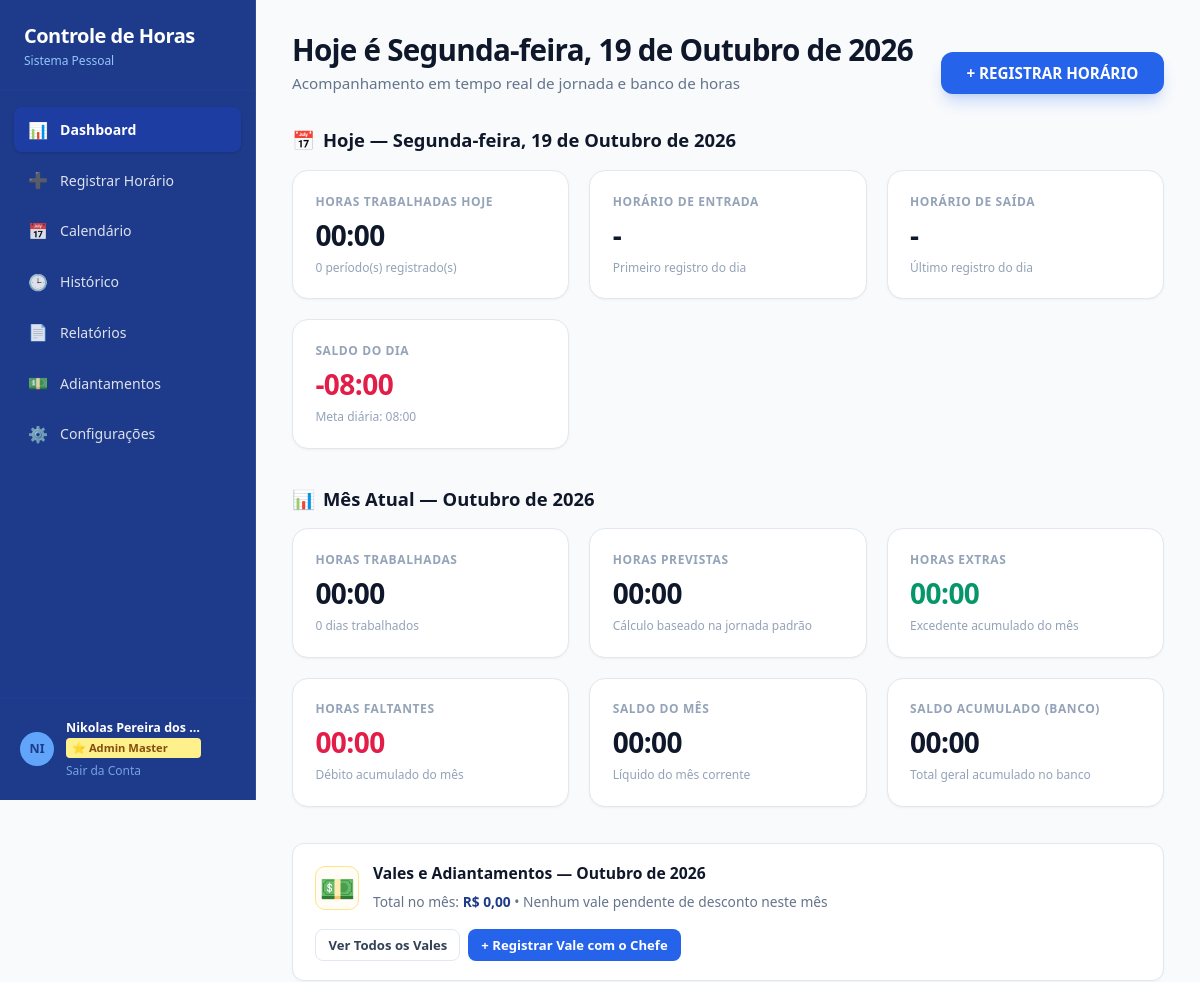
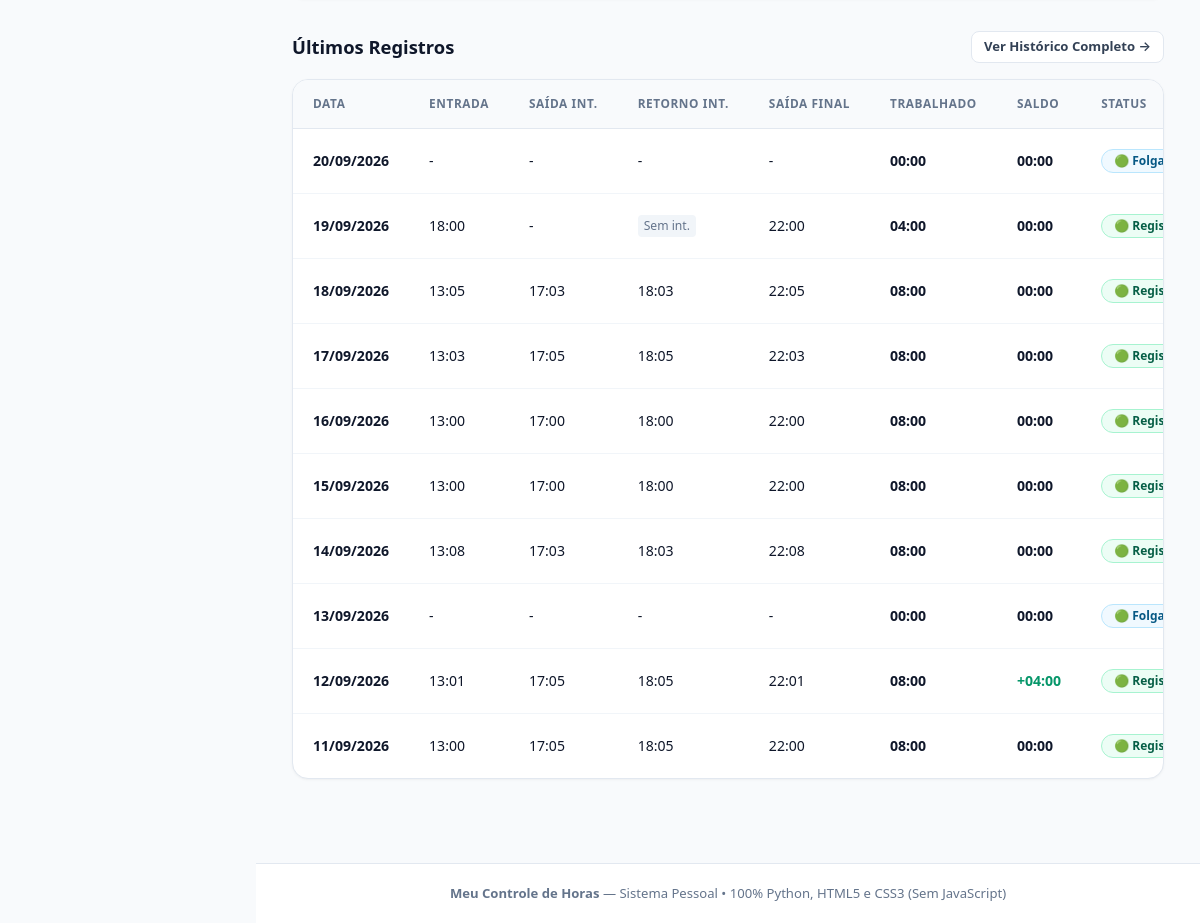
/dashboard (signed in), run on the app's committed database (2 pictures, top to bottom).
### tables this page shows
CREATE TABLE work_days (
        id INTEGER PRIMARY KEY AUTOINCREMENT,
        user_id INTEGER NOT NULL,
        date TEXT NOT NULL,
        day_type TEXT DEFAULT 'trabalho',
        observation TEXT,
        created_at TIMESTAMP DEFAULT CURRENT_TIMESTAMP,
        updated_at TIMESTAMP DEFAULT CURRENT_TIMESTAMP, overtime_paid INTEGER DEFAULT 0,
        UNIQUE(user_id, date),
        FOREIGN KEY (user_id) REFERENCES users(id) ON DELETE CASCADE
    );

CREATE TABLE work_periods (
        id INTEGER PRIMARY KEY AUTOINCREMENT,
        work_day_id INTEGER NOT NULL,
        period_order INTEGER NOT NULL DEFAULT 1,
        start_time TEXT NOT NULL,
        end_time TEXT NOT NULL,
        FOREIGN KEY (work_day_id) REFERENCES work_days(id) ON DELETE CASCADE
    );

### app.py (the view)
@app.route('/dashboard')
@login_required
def dashboard():
    user_id = session['user_id']
    now = datetime.now()
    today_str = now.strftime('%Y-%m-%d')
    today_display = f"{WEEKDAY_NAMES_PT[now.weekday()]}, {now.day:02d} de {MONTH_NAMES_PT[now.month]} de {now.year}"
    current_month_display = f"{MONTH_NAMES_PT[now.month]} de {now.year}"
    today_days, settings = get_days_data_in_range(user_id, today_str, today_str)
    if today_days:
        today_metrics = today_days[0]
    else:
        today_metrics = calculate_day_metrics([], settings.get('daily_hours_minutes', 480), 'trabalho', settings.get('tolerance_minutes', 10))
    start_of_month = f"{now.year}-{now.month:02d}-01"
    _, last_day_num = calendar.monthrange(now.year, now.month)
    end_of_month = f"{now.year}-{now.month:02d}-{last_day_num:02d}"
    month_summary = generate_report_summary(user_id, start_of_month, end_of_month)
    cumulative_bank_mins, cumulative_bank_str = get_cumulative_bank_balance(user_id)
    conn = get_db()
    cursor = conn.cursor()
    cursor.execute("""
        SELECT wd.id, wd.date, wd.day_type, wd.observation
        FROM work_days wd
        WHERE wd.user_id = ?
        ORDER BY wd.date DESC
        LIMIT 10
    """, (user_id,))
    recent_rows = cursor.fetchall()
    conn.close()
    recent_days = []
    for r in recent_rows:
        d_date = r['date']
        d_days, _ = get_days_data_in_range(user_id, d_date, d_date)
        if d_days:
            item = d_days[0]
            parts = item['date'].split('-')
            item['date_fmt'] = f"{parts[2]}/{parts[1]}/{parts[0]}"
            periods = item.get('periods', [])
            item['first_in'] = periods[0]['start_time'] if len(periods) > 0 else '-'
            item['break_out'] = periods[0]['end_time'] if len(periods) > 1 else ('Sem int.' if len(periods) == 1 else '-')
            item['break_in'] = periods[1]['start_time'] if len(periods) > 1 else ('Sem int.' if len(periods) == 1 else '-')
            item['last_out'] = periods[-1]['end_time'] if len(periods) > 0 else '-'
            recent_days.append(item)
    bank_breakdown = get_bank_debit_breakdown(user_id)
    curr_month_ref = f"{now.year}-{now.month:02d}"
    conn = get_db()
    cursor = conn.cursor()
    cursor.execute("""
        SELECT
            COALESCE(SUM(amount), 0) as total,
            COALESCE(SUM(CASE WHEN status = 'pendente' THEN amount ELSE 0 END), 0) as total_pendente,
            COALESCE(SUM(CASE WHEN status = 'pendente' THEN 1 ELSE 0 END), 0) as count_pendente,
            COUNT(*) as total_count
        FROM advances
        WHERE user_id = ? AND (reference_month = ? OR (reference_month IS NULL AND strftime('%Y-%m', date) = ?))
    """, (user_id, curr_month_ref, curr_month_ref))
    adv_row = cursor.fetchone()
    conn.close()
    adv_summary = {
        'month_total_val': float(adv_row['total'] or 0.0) if adv_row else 0.0,
        'month_total_fmt': format_currency_brl(adv_row['total'] if adv_row else 0.0),
        'month_pending_val': float(adv_row['total_pendente'] or 0.0) if adv_row else 0.0,
        'month_pending_fmt': format_currency_brl(adv_row['total_pendente'] if adv_row else 0.0),
        'month_pending_count': int(adv_row['count_pendente'] or 0) if adv_row else 0,
        'month_count': int(adv_row['total_count'] or 0) if adv_row else 0
    }
    return render_template(
        'dashboard.html',
        active_page='dashboard',
        today_str=today_str,
        today_display=today_display,
        current_month_display=current_month_display,
        today_metrics=today_metrics,
        month_summary=month_summary,
        cumulative_bank_mins=cumulative_bank_mins,
        cumulative_bank_str=cumulative_bank_str,
        bank_breakdown=bank_breakdown,
        recent_days=recent_days,
        adv_summary=adv_summary
    )

### templates/dashboard.html (shortened to what this page needs)
{% extends "base.html" %}
{% block content %}
<header class="dashboard-top-header">
  <div class="dashboard-title-group">
    <h2 class="dashboard-title">Hoje é {{ today_display }}</h2>
    <p class="dashboard-subtitle">Acompanhamento em tempo real de jornada e banco de horas</p>
  </div>
  <a href="{{ url_for('register_time') }}" class="btn btn-hero" id="btn-hero-register">
    + REGISTRAR HORÁRIO
  </a>
</header>
<section class="dashboard-section">
  <div class="section-title" style="display: flex; justify-content: space-between; align-items: center; flex-wrap: wrap; gap: 0.5rem;">
    <div style="display: flex; align-items: center; gap: 0.5rem;">
      <span>📅</span>
      <span>Hoje — {{ today_display }}</span>
    </div>
  </div>
  <div class="stats-grid">
    <div class="stat-card" id="card-today-worked">
      <div class="stat-label">Horas Trabalhadas Hoje</div>
      <div class="stat-value">{{ today_metrics.total_worked_str }}</div>
      <div class="stat-subtext">{{ today_metrics.periods_count }} período(s) registrado(s)</div>
    </div>
    <div class="stat-card" id="card-today-in">
      <div class="stat-label">Horário de Entrada</div>
      <div class="stat-value">{{ today_metrics.first_in }}</div>
      <div class="stat-subtext">Primeiro registro do dia</div>
    </div>
    <div class="stat-card" id="card-today-out">
      <div class="stat-label">Horário de Saída</div>
      <div class="stat-value">
        {% if today_metrics.is_in_progress %}
          <span style="font-size: 1.15rem; color: #d97706; font-weight: 700;">⏳ Em aberto</span>
        {% else %}
          {{ today_metrics.last_out }}
        {% endif %}
      </div>
      <div class="stat-subtext">
        {% if today_metrics.is_in_progress %}
          Trabalho em curso
        {% else %}
          Último registro do dia
        {% endif %}
      </div>
    </div>
    <div class="stat-card" id="card-today-balance">
      <div class="stat-label">Saldo do Dia</div>
      <div class="stat-value {% if today_metrics.is_in_progress %}text-neutral{% elif '+' in today_metrics.balance_str %}text-positive{% elif '-' in today_metrics.balance_str %}text-negative{% else %}text-neutral{% endif %}">
        {% if today_metrics.is_in_progress %}
          <span style="font-size: 1.15rem; color: #d97706; font-weight: 700;">⏳ Em aberto</span>
        {% else %}
          {{ today_metrics.balance_str }}
        {% endif %}
      </div>
      <div class="stat-subtext">
        {% if today_metrics.is_in_progress %}
          Falta cumprir {{ today_metrics.missing_str }} para a meta
        {% else %}
          Meta diária: {{ today_metrics.expected_str }}
        {% endif %}
      </div>
    </div>
  </div>
</section>
<section class="dashboard-section">
  <div class="section-title">
    <span>📊</span>
    <span>Mês Atual — {{ current_month_display }}</span>
  </div>
  <div class="stats-grid">
    <div class="stat-card" id="card-month-worked">
      <div class="stat-label">Horas Trabalhadas</div>
      <div class="stat-value">{{ month_summary.total_worked_str }}</div>
      <div class="stat-subtext">{{ month_summary.worked_days_count }} dias trabalhados</div>
    </div>
    <div class="stat-card" id="card-month-expected">
      <div class="stat-label">Horas Previstas</div>
      <div class="stat-value">{{ month_summary.total_expected_str }}</div>
      <div class="stat-subtext">Cálculo baseado na jornada padrão</div>
    </div>
    <div class="stat-card" id="card-month-overtime">
      <div class="stat-label">Horas Extras</div>
      <div class="stat-value text-positive">{{ month_summary.total_overtime_str }}</div>
      <div class="stat-subtext">Excedente acumulado do mês</div>
    </div>
    <div class="stat-card" id="card-month-missing">
      <div class="stat-label">Horas Faltantes</div>
      <div class="stat-value text-negative">{{ month_summary.total_missing_str }}</div>
      <div class="stat-subtext">Débito acumulado do mês</div>
    </div>
    <div class="stat-card" id="card-month-balance">
      <div class="stat-label">Saldo do Mês</div>
      <div class="stat-value {% if '+' in month_summary.total_balance_str %}text-positive{% elif '-' in month_summary.total_balance_str %}text-negative{% else %}text-neutral{% endif %}">
        {{ month_summary.total_balance_str }}
      </div>
      <div class="stat-subtext">Líquido do mês corrente</div>
    </div>
    <div class="stat-card" id="card-cumulative-bank" {% if cumulative_bank_mins < 0 %}style="border-color: #fca5a5; background: #fff5f5;"{% endif %}>
      <div class="stat-label">Saldo Acumulado (Banco)</div>
      <div class="stat-value {% if '+' in cumulative_bank_str %}text-positive{% elif '-' in cumulative_bank_str %}text-negative{% else %}text-neutral{% endif %}">
        {{ cumulative_bank_str }}
      </div>
      <div class="stat-subtext">
        {% if cumulative_bank_mins < 0 %}
          <span style="color: #dc2626; font-weight: 700;">⚠️ Débito ativo a pagar (acumulado entre meses)</span>
        {% else %}
          Total geral acumulado no banco
        {% endif %}
      </div>
    </div>
  </div>
</section>
<section class="dashboard-section" style="margin-bottom: 2rem;">
  <div style="background: #ffffff; border: 1px solid var(--border-color); border-radius: 12px; padding: 1.15rem 1.4rem; display: flex; justify-content: space-between; align-items: center; flex-wrap: wrap; gap: 1rem; box-shadow: 0 1px 3px rgba(0,0,0,0.04);">
    <div style="display: flex; align-items: center; gap: 0.85rem;">
      <div style="font-size: 1.8rem; background: #fffdf5; border: 1px solid #fde68a; width: 44px; height: 44px; border-radius: 10px; display: flex; align-items: center; justify-content: center;">
        💵
      </div>
      <div>
        <h4 style="font-size: 0.98rem; font-weight: 800; color: var(--text-main); margin-bottom: 0.2rem;">
          Vales e Adiantamentos — {{ current_month_display }}
        </h4>
        <span style="font-size: 0.86rem; color: var(--text-muted);">
          Total no mês: <strong style="color: #1e3a8a;">{{ adv_summary.month_total_fmt }}</strong>
          {% if adv_summary.month_pending_val > 0 %}
            • A descontar pelo chefe: <strong style="color: #b45309;">{{ adv_summary.month_pending_fmt }}</strong> ({{ adv_summary.month_pending_count }} pendente(s))
          {% else %}
            • Nenhum vale pendente de desconto neste mês
          {% endif %}
        </span>
      </div>
    </div>
    <div style="display: flex; gap: 0.5rem; align-items: center; flex-wrap: wrap;">
      <a href="{{ url_for('advances_view') }}" class="btn btn-secondary btn-sm" id="btn-dash-view-advances">
        Ver Todos os Vales
      </a>
      <a href="{{ url_for('advance_create') }}" class="btn btn-primary btn-sm" id="btn-dash-new-advance" style="font-weight: 700;">
        + Registrar Vale com o Chefe
      </a>
    </div>
  </div>
</section>
<section class="dashboard-section">
  <div class="page-header" style="margin-bottom: 1rem;">
    <h3 class="section-title" style="margin-bottom: 0;">Últimos Registros</h3>
    <a href="{{ url_for('history_view') }}" class="btn btn-secondary btn-sm" id="btn-view-all-history">
      Ver Histórico Completo →
    </a>
  </div>
  <div class="table-card">
    <div class="table-responsive">
      <table class="data-table">
        <thead>
          <tr>
            <th>Data</th>
            <th>Entrada</th>
            <th>Saída Int.</th>
            <th>Retorno Int.</th>
            <th>Saída Final</th>
            <th>Trabalhado</th>
            <th>Saldo</th>
            <th>Status</th>
          </tr>
        </thead>
        <tbody>
          {% if recent_days %}
            {% for d in recent_days %}
              <tr>
                <td>
                  <strong>{{ d.date_fmt }}</strong>
                </td>
                <td>{{ d.first_in }}</td>
                <td>{{ '-' if d.break_out == 'Sem int.' else d.break_out }}</td>
                <td>
                  {% if d.break_in == 'Sem int.' %}
                    <span style="display: inline-block; font-size: 0.76rem; background: #f1f5f9; color: #64748b; padding: 2px 6px; border-radius: 4px;">Sem int.</span>
                  {% else %}
                    {{ d.break_in }}
                  {% endif %}
                </td>
                <td>
                  {% if d.is_in_progress %}
                    <span style="color: #d97706; font-weight: 600;">⏳ Em aberto</span>
                  {% else %}
                    {{ d.last_out }}
                  {% endif %}
                </td>
                <td><strong>{{ d.total_worked_str }}</strong></td>
                <td>
                  {% if d.is_in_progress %}
                    <span style="color: #d97706; font-weight: 700; font-size: 0.85rem;">⏳ Em aberto</span>
                  {% else %}
                    <span class="{% if '+' in d.balance_str %}text-positive{% elif '-' in d.balance_str %}text-negative{% endif %}" style="font-weight: 700;">
                      {{ d.balance_str }}
                    </span>
                  {% endif %}
                </td>
                <td>
                  {% if d.day_type == 'folga' %}
                    <span class="status-badge status-folga">🟢 Folga</span>
                  {% elif d.day_type == 'feriado' %}
                    <span class="status-badge" style="background-color: #fef3c7; color: #b45309; border: 1px solid #fde68a;">🟠 Feriado</span>
                  {% elif d.day_type == 'falta' %}
                    <span class="status-badge status-falta">🔴 Falta (A Pagar)</span>
                  {% elif d.is_in_progress or d.status == 'em_andamento' %}
                    <span class="status-badge" style="background-color: #fffbeb; color: #b45309; border: 1px solid #fde68a;">⏳ Em aberto</span>
                  {% elif d.status == 'incompleto' %}
                    <span class="status-badge status-incompleto">🟡 Incompleto</span>
                  {% elif d.status == 'registrado' %}
                    <span class="status-badge status-registrado">🟢 Registrado</span>
                  {% else %}
                    <span class="status-badge status-vazio">⚪ Sem registro</span>
                  {% endif %}
                </td>
              </tr>
            {% endfor %}
          {% else %}
            <tr>
              <td colspan="9" style="text-align: center; padding: 2rem; color: var(--text-muted);">
                Nenhum horário registrado ainda neste mês. Clique em <strong>+ REGISTRAR HORÁRIO</strong> acima!
              </td>
            </tr>
          {% endif %}
        </tbody>
      </table>
    </div>
  </div>
</section>
{% endblock %}

### data on the page
work_days: date_fmt "20/09/2026", first_in "-", break_out "-", break_in "-", last_out "-", total_worked_str "00:00", balance_str "00:00"
work_periods: date_fmt "19/09/2026", first_in "18:00", break_out "-", shows "Sem int.", last_out "22:00", total_worked_str "04:00", balance_str "00:00"
work_periods: first_in "13:05", end_time "17:03"
work_periods: break_in "18:03", last_out "22:05"
work_periods: first_in "13:03", end_time "17:05"
work_periods: break_in "18:05", last_out "22:03"
work_periods: first_in "13:00", end_time "17:00"
work_periods: break_in "18:00", last_out "22:00"
work_periods: first_in "13:00", end_time "17:00"
work_periods: break_in "18:00", last_out "22:00"
work_periods: first_in "13:08", end_time "17:03"
work_periods: break_in "18:03", last_out "22:08"
work_days: date_fmt "13/09/2026", first_in "-", break_out "-", break_in "-", last_out "-", total_worked_str "00:00", balance_str "00:00"
work_periods: first_in "13:01", end_time "17:05"
work_periods: break_in "18:05", last_out "22:01"
work_periods: first_in "13:00", end_time "17:05"
work_periods: break_in "18:05", last_out "22:00"

### other printed values
{{ today_display }} "Segunda-feira, 19 de Outubro de 2026"
{{ today_metrics.total_worked_str }} "00:00"
{{ today_metrics.periods_count }} "0"
{{ today_metrics.first_in }} "-"
{{ today_metrics.last_out }} "-"
{{ today_metrics.balance_str }} "-08:00"
{{ today_metrics.expected_str }} "08:00"
{{ month_summary.total_worked_str }} "00:00"
{{ month_summary.worked_days_count }} "0"
{{ month_summary.total_expected_str }} "00:00"
{{ month_summary.total_overtime_str }} "00:00"
{{ month_summary.total_missing_str }} "00:00"
{{ month_summary.total_balance_str }} "00:00"
{{ cumulative_bank_str }} "00:00"
{{ adv_summary.month_total_fmt }} "R$ 0,00"
